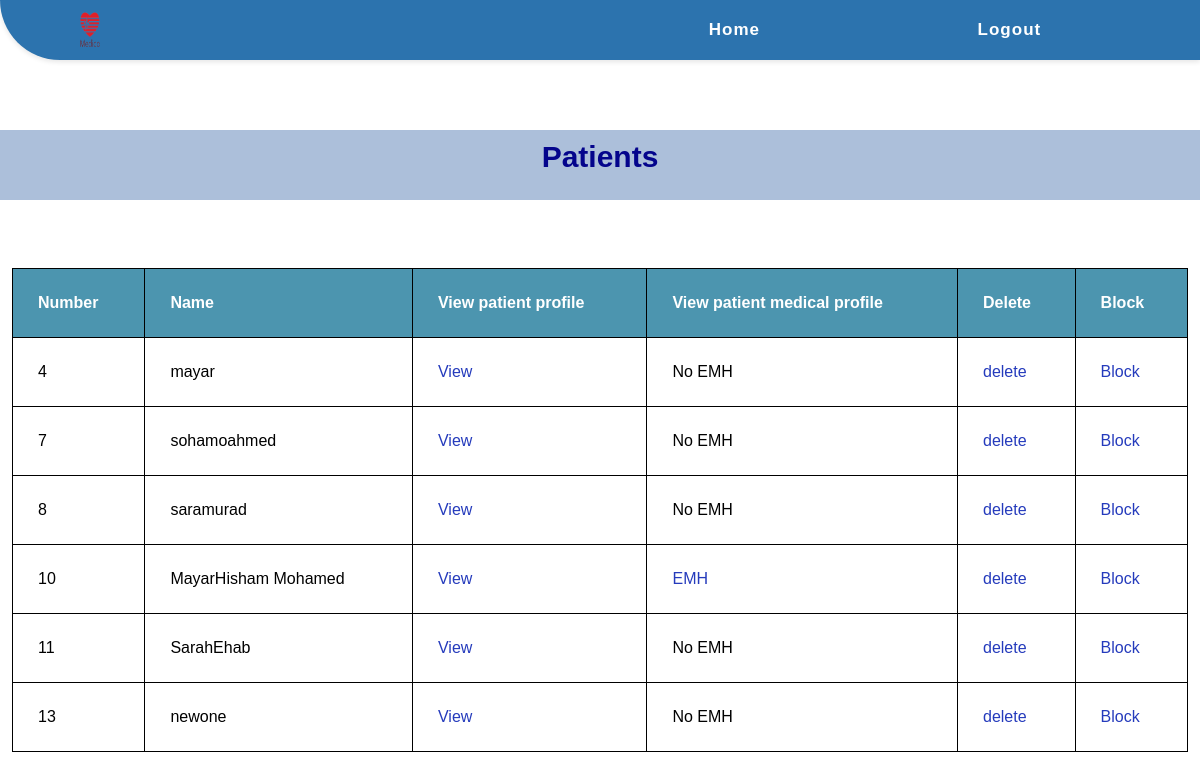
The page /admin/admin_view_patients.php on the database as committed earlier.
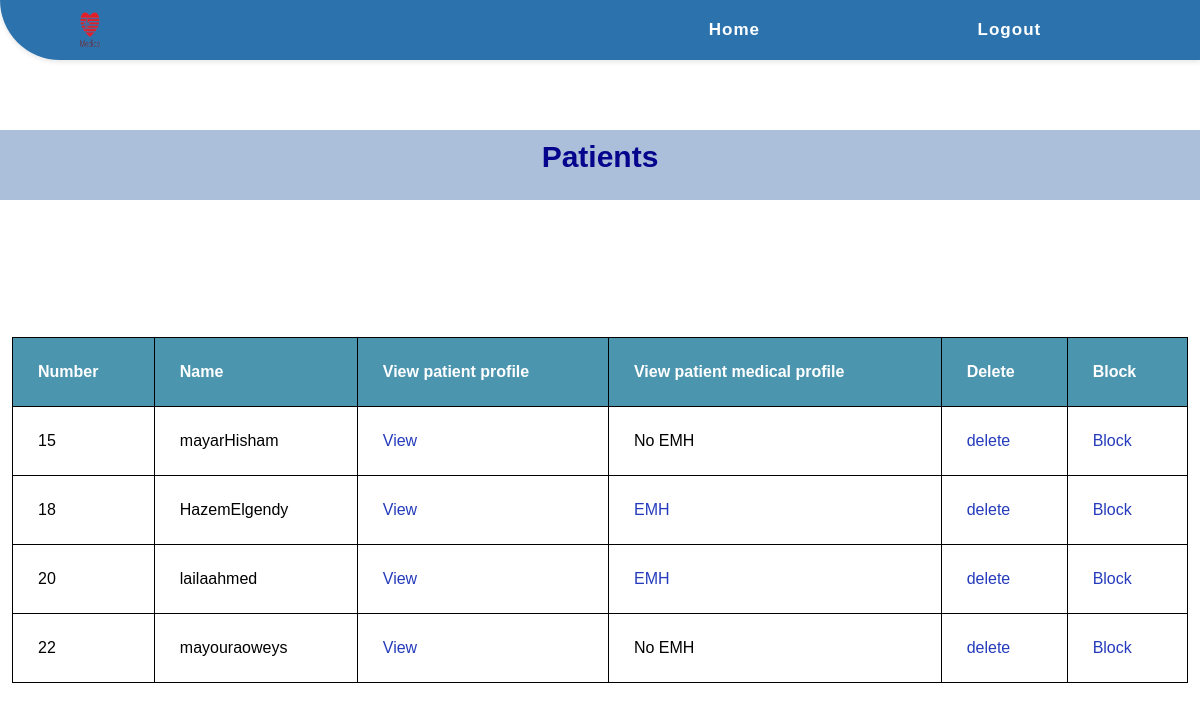
The same page on the database as committed later.
### tables this page shows
CREATE TABLE `patient` (
  `pid` int(11) NOT NULL,
  `first_name` varchar(255) NOT NULL,
  `last_name` varchar(255) NOT NULL,
  `gender` varchar(255) NOT NULL,
  `occupation` varchar(255) NOT NULL,
  `marital_status` varchar(255) NOT NULL,
  `email` varchar(255) NOT NULL,
  `allergies` varchar(255) NOT NULL,
  `blood_type` varchar(255) NOT NULL,
  `pdate_of_birth` date NOT NULL,
  `phone` int(11) NOT NULL,
  `emergency_contact` int(11) NOT NULL,
  `address` varchar(255) NOT NULL,
  `password` int(11) NOT NULL,
  `image` mediumtext NOT NULL,
  `has_emh` varchar(255) NOT NULL,
  `paid` varchar(255) NOT NULL,
  `blocked` varchar(255) NOT NULL
);

### admin/admin_view_patients.php (the view, shortened to what this page needs)
<?php
include "../shared/conn.php";
    $qry="SELECT * FROM `patient` ";
$rslt=mysqli_query($connect,$qry);
?>
<!DOCTYPE html>
<html lang="en">
<head>
    <link rel="stylesheet" href="../CSS/style.css">
    <link rel="stylesheet" href="../CSS/footer.css">
    <link rel="stylesheet" href="../CSS/pharmacy's view.css">
    <link rel="stylesheet" href="../CSS/style.css">
</head>
<body>
    <nav>
        <div class="logo">
            <a href="#"><img src="../Images/Medico_Logo_2_Final-removebg-preview-1.png" height="100px" width="200px" alt="Medico Logo"></a>
        </div>
        <ul class="nav-links">
            <li><a href="./admin_home.php">Home</a></li>
            <li><a href="../shared/login.php?bbye='1'">Logout</a></li>
        </ul>
    </nav>
    <h1 class="h1_text" id="Requests">Patients</h1>
    <table>
        <thead>
            <tr>
                <th>Number</th>
                <th>Name</th>
                <th>View patient profile</th>
                <th>View patient medical profile</th>
                <th>Delete</th>
                <th>Block</th>
            </tr>
        </thead>
        <?php while ($row=mysqli_fetch_array($rslt)) {?>
        <tbody>
            <tr>
                <td><?php   echo $row['pid']  ?></td>
                <td>  <?php   echo $row['first_name']    .  $row['last_name']   ?></td>
                <td><a href="patient_profile_for_admin.php?view=<?php echo $row['pid'];?> "> View</a></td>
                <td><?php $select = "SELECT * FROM `patient` WHERE paid = 'yes'
                AND has_emh = 'yes' AND pid = '".$row['pid']."' ";
                $sel = mysqli_query($connect , $select);
                $sell = mysqli_num_rows($sel);
                if($sell > 0){ ?><a href="EMH_view_admin.php?emh=<?php echo $row['pid']; ?>">EMH</a> <?php }else{ ?>No EMH <?php } ?></td>
                <td><a href="admin_view_patients.php?delete=<?php echo $row['pid'];?> "> delete</a></td>
                <?php
                if($row['blocked'] == 'yes'){
                ?>
                <td><a href="admin_view_patients.php?unblock=<?php echo $row['pid'];?> "> Unblock</a></td>
                <?php } else { ?>
                    <td><a href="admin_view_patients.php?block=<?php echo $row['pid'];?> "> Block</a></td>
             <?php   } ?>
            </tr>
        <?php
        }
        ?>
        </tbody>
    </table>
</body>
</html>

### CSS/style.css (style rules this page uses)
* { padding: 0; margin: 0; box-sizing: border-box; font-family: 'Poppins', sans-serif; }
nav { display: flex; justify-content: space-between; align-items: center; background-color: #2c73ae; height: 60px; padding: 0 50px; box-shadow: 0px 2px 5px rgba(0, 0, 0, 0.1); border-bottom-left-radius: 60px; }
.nav-links { display: flex; justify-content: space-around; width: 50%; }
.nav-links li { list-style: none; }
.nav-links a { color: #ffffff; text-decoration: none; font-weight: bold; font-size: 17px; letter-spacing: 1px; }
.nav-links li { opacity: 1; transition: opacity 0.5s ease-in-out; margin: 10px 0; }
.h1_text { text-align: center; color: rgb(4, 4, 140); font-size: 30px; padding-top: 10px; font-weight: bold; margin-top: 70px; margin-bottom: 20px; background-color: #295aa063; height: 70px; }

### CSS/footer.css (style rules this page uses)
body { min-height: 100vh; }
a { color: #253bbc; text-decoration: none; }
html { height: 100%; }
body { display: flex; flex-direction: column; min-height: 100%; }

### CSS/pharmacy's view.css (style rules this page uses)
* { padding: 0; margin: 0; box-sizing: border-box; font-family: 'Poppins', sans-serif; }
nav { display: flex; justify-content: space-between; align-items: center; background-color: #2c73ae; height: 60px; padding: 0 50px; box-shadow: 0px 2px 5px rgba(0, 0, 0, 0.1); border-bottom-left-radius: 60px; }
.logo { width: 60px; height: 60px; margin-left: 10px; }
.logo img { width: 100%; height: 100%; }
.nav-links { display: flex; justify-content: space-around; width: 50%; }
.nav-links li { list-style: none; }
.nav-links a { color: #ffffff; text-decoration: none; font-weight: bold; font-size: 17px; letter-spacing: 1px; }
.nav-links li { opacity: 1; transition: opacity 0.5s ease-in-out; margin: 10px 0; }
.h1_text { text-align: center; color: rgb(4, 4, 140); font-size: 26px; padding-top: 18px; font-weight: bold; margin-top: 60px; margin-bottom: 20px; background-color: #295aa063; height: 70px; }
table { border-collapse: collapse; width: 98%; margin: auto; }
th, td { text-align: left; padding: 25px; border: 1px solid black; }
th { background-color: #4c95af; color: white; }

Rows that differ between the two databases and show on the page:
removed patient: pid "4", first_name "mayar", shows "No EMH"
removed patient: pid "7", first_name "soha", last_name "moahmed", shows "No EMH"
removed patient: pid "8", first_name "sara", last_name "murad", shows "No EMH"
removed patient: pid "10", first_name "Mayar", last_name "Hisham Mohamed"
removed patient: pid "11", first_name "Sarah", last_name "Ehab", shows "No EMH"
removed patient: pid "13", first_name "new", last_name "one", shows "No EMH"
added patient: pid "15", first_name "mayar", last_name "Hisham", shows "No EMH"
added patient: pid "18", first_name "Hazem", last_name "Elgendy"
added patient: pid "20", first_name "laila", last_name "ahmed"
added patient: pid "22", first_name "mayoura", last_name "oweys", shows "No EMH"
